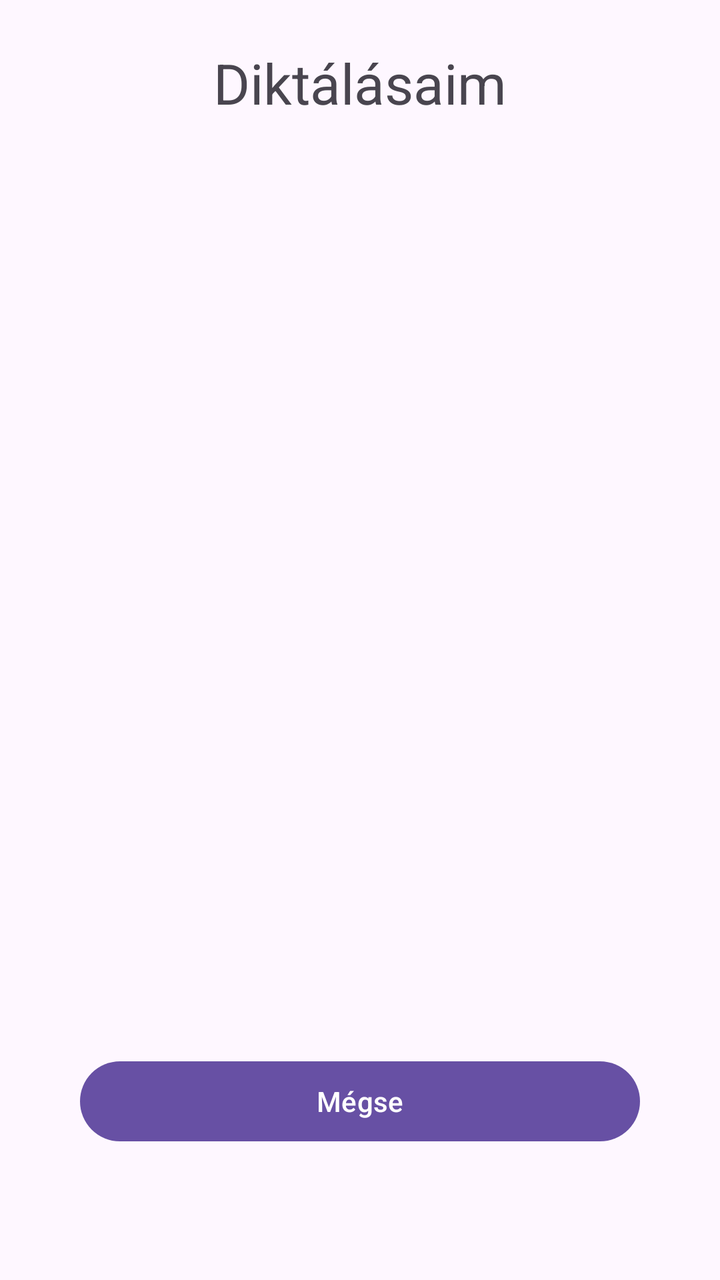
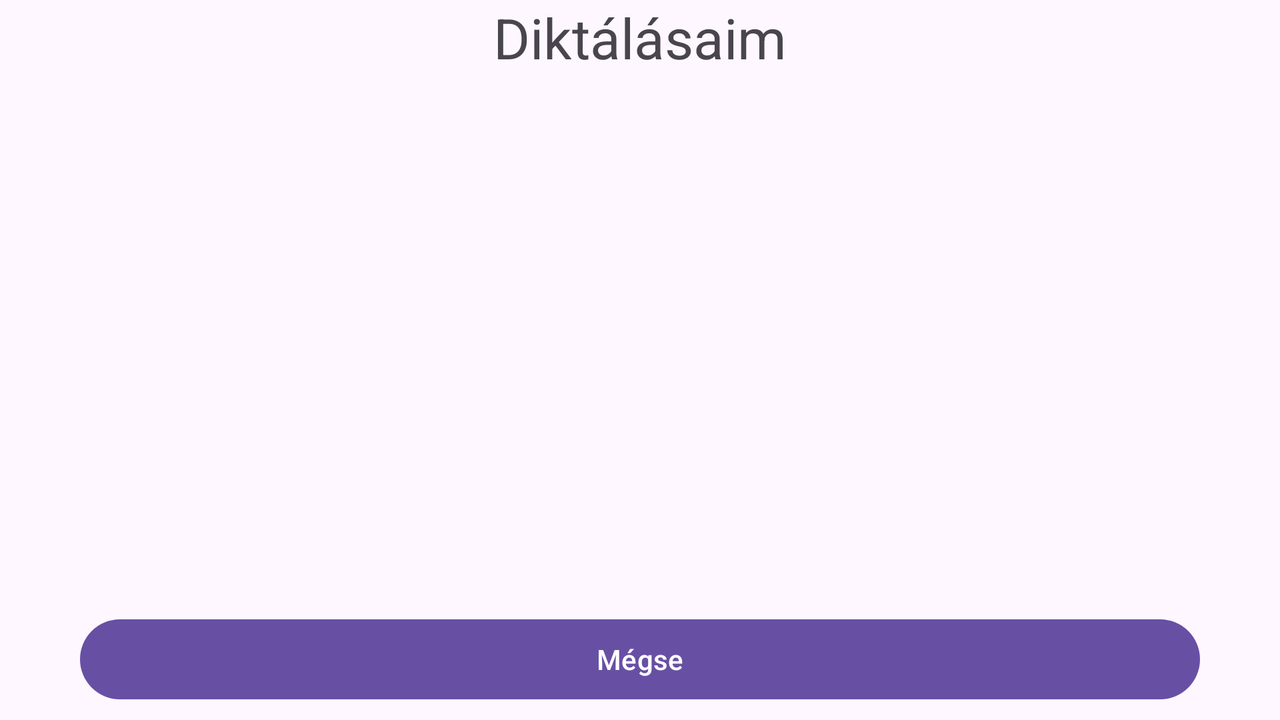

Compare how this app lays out the same screen by default and in its alternative resource folder. The renders come first, then the two layout files and the values they reference.
<!-- AndroidManifest.xml: application theme Theme.GasApplication -->
<!-- res/layout/readings_listed.xml -->
<?xml version="1.0" encoding="utf-8"?>
<androidx.constraintlayout.widget.ConstraintLayout xmlns:android="http://schemas.android.com/apk/res/android"
    xmlns:app="http://schemas.android.com/apk/res-auto"
    xmlns:tools="http://schemas.android.com/tools"
    android:id="@+id/main"
    android:layout_width="match_parent"
    android:layout_height="match_parent"
    tools:context=".RecordsListedActivity">

    <TextView
        android:id="@+id/listedRecordsTextView"
        android:layout_width="match_parent"
        android:layout_height="wrap_content"
        android:layout_margin="10dp"
        android:text="@string/listedRecords"
        android:textAlignment="center"
        android:textSize="28sp"
        app:layout_constraintBottom_toBottomOf="parent"
        app:layout_constraintTop_toTopOf="parent"
        app:layout_constraintVertical_bias="0.022"
        tools:layout_editor_absoluteX="16dp" />

    <androidx.recyclerview.widget.RecyclerView
        android:id="@+id/recyclerView"
        android:layout_width="match_parent"
        android:layout_height="match_parent"
        android:layout_marginTop="100dp"
        android:layout_marginBottom="170dp"
        android:layout_marginLeft="40dp"
        android:layout_marginRight="40dp"
        android:scrollbars="vertical"
        app:layout_constraintTop_toTopOf="@+id/listedRecordsTextView"
        tools:layout_editor_absoluteX="0dp" />

    <Button
        android:id="@+id/cancelButton"
        android:layout_width="0dp"
        android:layout_height="wrap_content"
        android:layout_marginTop="10dp"
        android:layout_marginLeft="40dp"
        android:layout_marginRight="40dp"
        android:onClick="cancel"
        android:text="@string/cancel"
        app:layout_constraintBottom_toBottomOf="parent"
        app:layout_constraintEnd_toEndOf="parent"
        app:layout_constraintHorizontal_bias="0.157"
        app:layout_constraintStart_toStartOf="parent"
        app:layout_constraintTop_toBottomOf="@+id/listedRecordsTextView"
        app:layout_constraintVertical_bias="0.875" />

</androidx.constraintlayout.widget.ConstraintLayout>
<!-- resources referenced by this layout -->
<resources>
  <string name="cancel">Mégse</string>
  <string name="listedRecords">Diktálásaim</string>
  <style name="Theme.GasApplication" parent="Base.Theme.GasApplication" />
  <style name="Base.Theme.GasApplication" parent="Theme.Material3.DayNight.NoActionBar">
          
          
      </style>
</resources>
<!-- res/layout-land/readings_listed.xml (the repository's variant of the layout above) -->
<!-- drawn on the phone turned sideways -->
<?xml version="1.0" encoding="utf-8"?>
<androidx.constraintlayout.widget.ConstraintLayout xmlns:android="http://schemas.android.com/apk/res/android"
    xmlns:app="http://schemas.android.com/apk/res-auto"
    xmlns:tools="http://schemas.android.com/tools"
    android:id="@+id/main"
    android:layout_width="match_parent"
    android:layout_height="match_parent"
    tools:context=".RecordsListedActivity">

    <TextView
        android:id="@+id/listedRecordsTextView"
        android:layout_width="wrap_content"
        android:layout_height="wrap_content"
        android:text="@string/listedRecords"
        android:textAlignment="center"
        android:textSize="28sp"
        app:layout_constraintBottom_toBottomOf="parent"
        app:layout_constraintEnd_toEndOf="parent"
        app:layout_constraintStart_toStartOf="parent"
        app:layout_constraintTop_toTopOf="parent"
        app:layout_constraintVertical_bias="0.0" />

    <androidx.recyclerview.widget.RecyclerView
        android:id="@+id/recyclerView"
        android:layout_width="700dp"
        android:layout_height="230dp"
        android:layout_marginTop="10dp"
        android:scrollbars="vertical"
        app:layout_constraintBottom_toBottomOf="parent"
        app:layout_constraintEnd_toEndOf="parent"
        app:layout_constraintStart_toStartOf="parent"
        app:layout_constraintTop_toTopOf="@+id/listedRecordsTextView"
        app:layout_constraintVertical_bias="0.183" />

    <Button
        android:id="@+id/cancelButton"
        android:layout_width="0dp"
        android:layout_height="wrap_content"
        android:layout_marginLeft="40dp"
        android:layout_marginRight="40dp"
        android:onClick="cancel"
        android:text="@string/cancel"
        app:layout_constraintBottom_toBottomOf="parent"
        app:layout_constraintEnd_toEndOf="parent"
        app:layout_constraintHorizontal_bias="0.157"
        app:layout_constraintStart_toStartOf="parent"
        app:layout_constraintTop_toBottomOf="@+id/recyclerView"
        app:layout_constraintVertical_bias="0.875" />

</androidx.constraintlayout.widget.ConstraintLayout>
